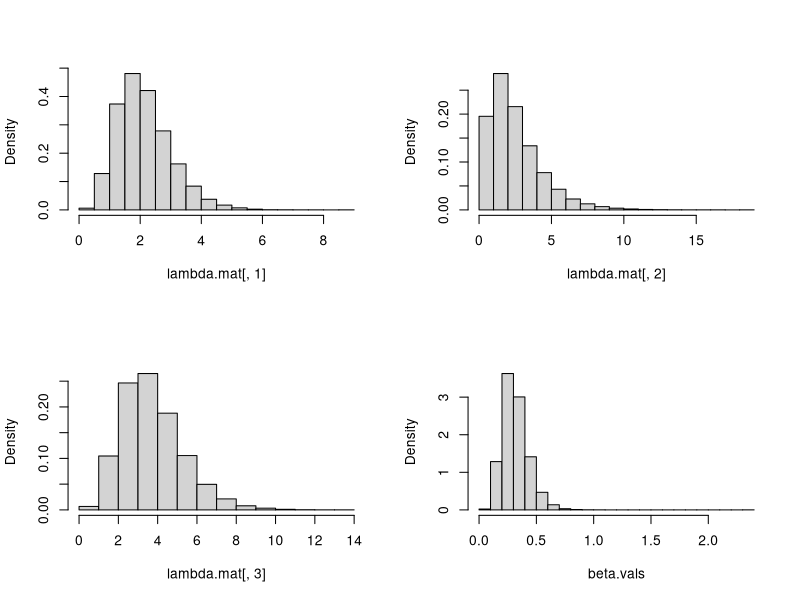

The R source for this figure:
## Gibbs sampler example R code ##

## Gibbs sampler example R code ##

	# set seed for reproducibility 
	set.seed(631)

	y.vals = c(5,1,5,14,3,19,1,1,4,22)
	hospital.times = c(2.5, 0.5, 1.3, 3, 1, 3.1, 0.1, 0.5, 1.5, 6.2)

	n = length(y.vals)

	# hyper parameters 
	a = c = 1
	d = 0.1

	# Monte Carlo sample size
	m = 1e5

	# where to store draws 
	lambda.mat = matrix(0, nrow=m, ncol=n)
	beta.vals = numeric(m)

	# starting values
	lambda.mat[1,] = rep(1, n)
	beta.vals[1] = 1

		# gibbs sampler 
	for(t in 2:m){
	    lambda.mat[t,] = rgamma(n, shape = (a + y.vals), 
	                               rate = (hospital.times + beta.vals[t-1]))
	    beta.vals[t] = rgamma(1, shape = (n*a + c), rate = (d + sum(lambda.mat[t-1,])))
	}

	# posterior means 
	c(colMeans(lambda.mat), mean(beta.vals))
	
	# plot of subset
	par(mfrow=c(2,2))
	hist(lambda.mat[,1], main="", freq=FALSE)
	hist(lambda.mat[,2], main="", freq=FALSE)
	hist(lambda.mat[,3], main="", freq=FALSE)
	hist(beta.vals, main="", freq=FALSE)
	par(mfrow=c(1,1))
